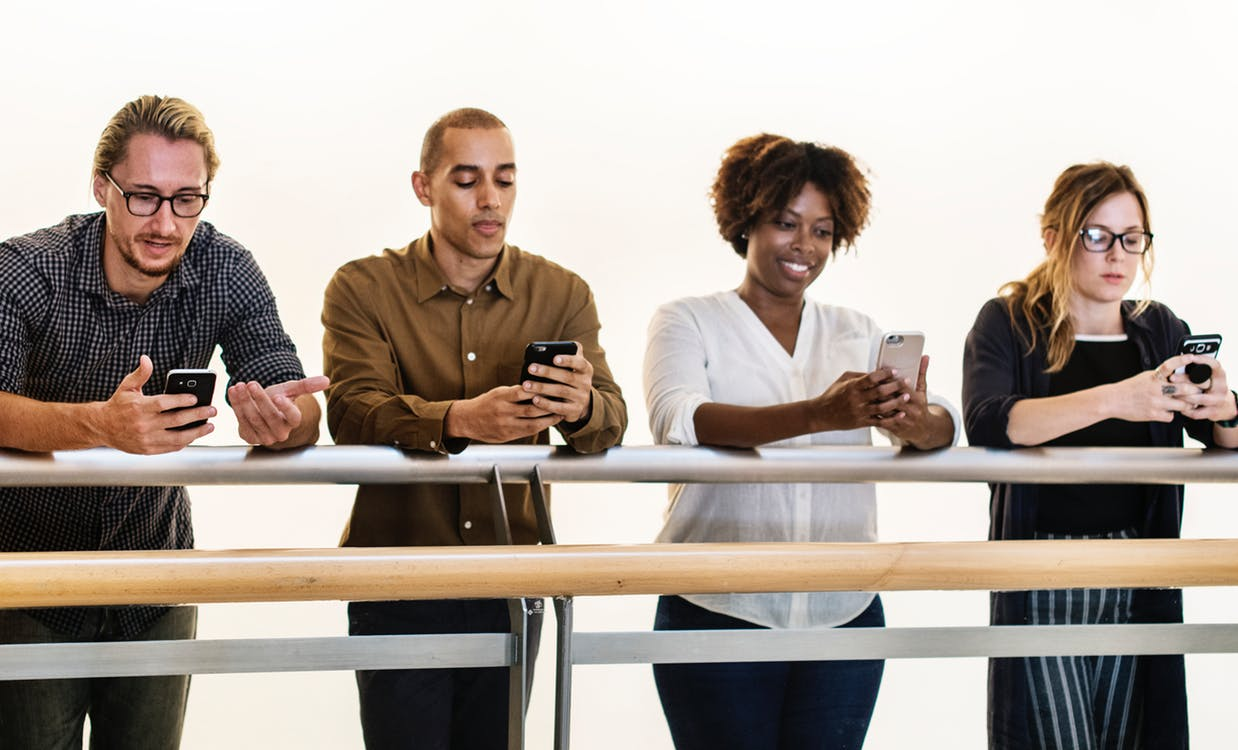
#> input picture Service Software/Util Software/image/testimg0.png, 1238 x 750 px, found by its file name; its folder holds only this picture in this run
$ python face_from_image.py 3
#> lines starting #> are read from the running program, lines starting #| are printed output that depends on the picture
import cv2
import sys

#imagePath = 'image\jeju_gamguel_face.png'
#imagePath = sys.argv[1]
#print(sys.argv[1])

Path = 'image\\testimg'
#imgname = sys.argv[1]

img_num = int(sys.argv[1])

for i in range(img_num):
    #imagePath = Path + imgname
    print("testimg", i)
    imagePath = Path + str(i) + ".png"
    #print("path: ", imagePath)

    image = cv2.imread(imagePath)
#> image is the input picture: shape (750, 1238, 3); mean B, G, R 154.5, 163.1, 173.8
    if image is None:
        print("no image error!")
        continue
    gray = cv2.cvtColor(image, cv2.COLOR_BGR2GRAY)
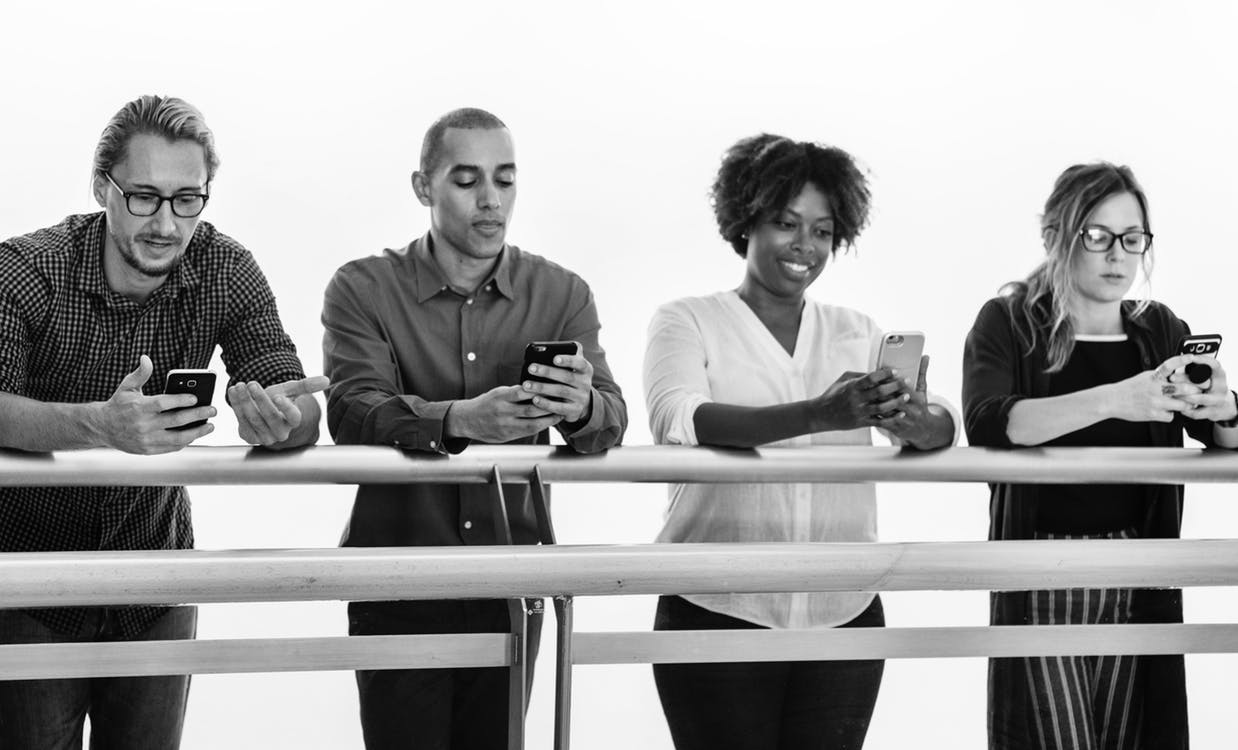
#> gray: shape (750, 1238); min 0, max 255, mean 165.3
    #cv2.imshow('image', gray)
    #cv2.waitKey(0)
    #cv2.destroyAllWindows()

    faceCascade = cv2.CascadeClassifier(cv2.data.haarcascades + "haarcascade_frontalface_default.xml")
    faces = faceCascade.detectMultiScale(
        gray,
        scaleFactor=1.3,
        minNeighbors=3,
        minSize=(30, 30)
    )
#> faces = [[437, 141, 99, 99], [762, 198, 82, 82], [106, 153, 116, 116], [1016, 183, 151, 151]]

    print("[INFO] Found {0} Faces!".format(len(faces)))
#| [INFO] Found 4 Faces!

    max_size = -1
    max_img_num = -1
    for n, (x, y, w, h) in enumerate(faces):
        size = w * h
        if size > max_size:
            max_img_num = n
#> this loop made 4 passes
#> (x, y, w, h, size) on passes 1 to 4: (437, 141, 99, 99, 9801), (762, 198, 82, 82, 6724), (106, 153, 116, 116, 13456), (1016, 183, 151, 151, 22801)

    if max_img_num != -1:
        #print(faces[max_img_num][0], faces[max_img_num][1], faces[max_img_num][2], faces[max_img_num][3])
        trim_image = image[faces[max_img_num][1]:faces[max_img_num][1]+faces[max_img_num][3], faces[max_img_num][0]:faces[max_img_num][0]+faces[max_img_num][2]]
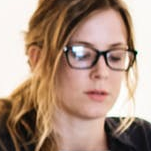
#> trim_image: shape (151, 151, 3); mean B, G, R 128.4, 145.4, 172.6
        resize_img = cv2.resize(trim_image, dsize=(320, 320), interpolation=cv2.INTER_AREA)
        #cv2.rectangle(image, (x, y), (x + w, y + h), (0, 255, 0), 2)
        output_name = 'output_image\\test_output' + str(i) + '.png'
        #print("output: ", output_name)
        status = cv2.imwrite(output_name, resize_img)
        print("[INFO]image saved status:", status)
#| [INFO]image saved status: True
    else:
        print("no face founded")
